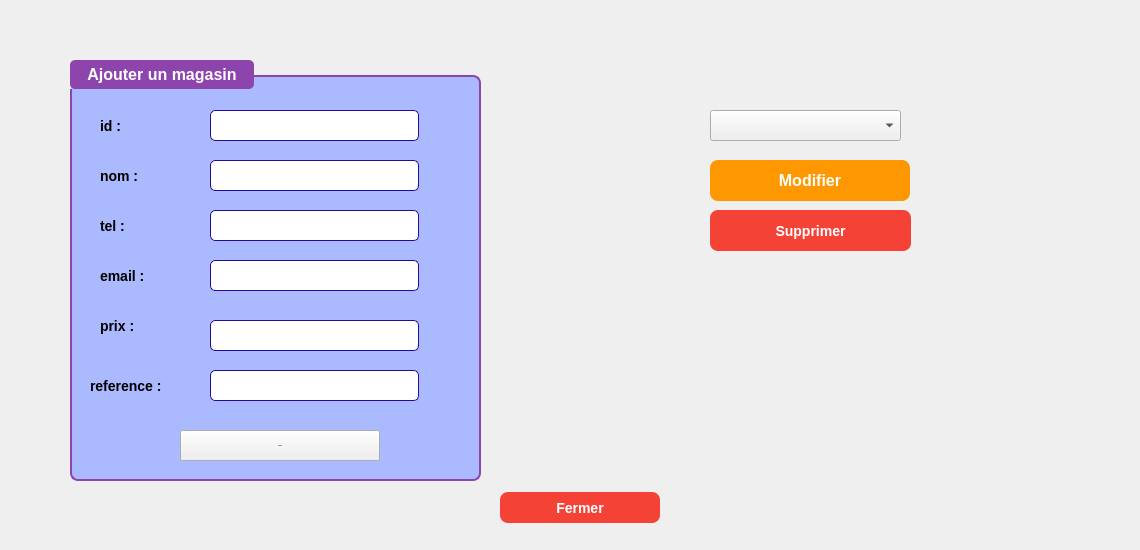
    <widget class="QWidget" name="tab1">
     <property name="styleSheet">
      <string notr="true"/>
     </property>
     <attribute name="title">
      <string>Gestion des magasin</string>
     </attribute>
     <widget class="QGroupBox" name="Sp_GroupBox_2">
      <property name="geometry">
       <rect>
        <x>70</x>
        <y>60</y>
        <width>411</width>
        <height>421</height>
       </rect>
      </property>
      <property name="styleSheet">
       <string notr="true">QGroupBox {
    background-color: rgb(171, 186, 255); /* Bleu clair */
    border: 2px solid #8e44ad; /* Bordure violette */
    border-radius: 8px;
    font-size: 16px;
    font-weight: bold;
    color: white;
    padding: 10px;
    margin-top: 15px;
}

QGroupBox::title {
    subcontrol-origin: margin;
    subcontrol-position: top left;
    padding: 5px 15px;
    background-color: #8e44ad; /* Fond du titre violet */
    color: white;
    border-radius: 5px;
}
</string>
      </property>
      <property name="title">
       <string>Ajouter un magasin</string>
      </property>
      <widget class="QLabel" name="Sp_Label_Nom_2">
       <property name="geometry">
        <rect>
         <x>30</x>
         <y>100</y>
         <width>99</width>
         <height>31</height>
        </rect>
       </property>
       <property name="font">
        <font>
         <pointsize>-1</pointsize>
         <bold>true</bold>
        </font>
       </property>
       <property name="styleSheet">
        <string notr="true">QLabel {
    color: black; /* Couleur du texte */
    font-size: 14px;
    font-weight: bold;
}
</string>
       </property>
       <property name="text">
        <string>nom :</string>
       </property>
      </widget>
      <widget class="QLabel" name="Sp_Label_DA_2">
       <property name="geometry">
        <rect>
         <x>30</x>
         <y>250</y>
         <width>101</width>
         <height>31</height>
        </rect>
       </property>
       <property name="font">
        <font>
         <pointsize>-1</pointsize>
         <bold>true</bold>
        </font>
       </property>
       <property name="styleSheet">
        <string notr="true">QLabel {
    color: black; /* Couleur du texte */
    font-size: 14px;
    font-weight: bold;
}
</string>
       </property>
       <property name="text">
        <string>prix :</string>
       </property>
      </widget>
      <widget class="QLineEdit" name="NOM_MAGASIN">
       <property name="geometry">
        <rect>
         <x>140</x>
         <y>100</y>
         <width>209</width>
         <height>31</height>
        </rect>
       </property>
       <property name="styleSheet">
        <string notr="true">QLineEdit {
		border: 1px solid #230a98;
		border-radius: 5px;
}
QLineEdit:hover {
		border: 1px solid #7359f0;
}</string>
       </property>
      </widget>
      <widget class="QLineEdit" name="ID_MAGASIN">
       <property name="geometry">
        <rect>
         <x>140</x>
         <y>50</y>
         <width>209</width>
         <height>31</height>
        </rect>
       </property>
       <property name="styleSheet">
        <string notr="true">QLineEdit {
		border: 1px solid #230a98;
		border-radius: 5px;
}
QLineEdit:hover {
		border: 1px solid #7359f0;
}</string>
       </property>
       <property name="echoMode">
        <enum>QLineEdit::EchoMode::Normal</enum>
       </property>
      </widget>
      <widget class="QLabel" name="Sp_Label_ID_2">
       <property name="geometry">
        <rect>
         <x>30</x>
         <y>50</y>
         <width>99</width>
         <height>31</height>
        </rect>
       </property>
       <property name="font">
        <font>
         <pointsize>-1</pointsize>
         <bold>true</bold>
        </font>
       </property>
       <property name="styleSheet">
        <string notr="true">QLabel {
    color: black; /* Couleur du texte */
    font-size: 14px;
    font-weight: bold;
}

</string>
       </property>
       <property name="text">
        <string>id :</string>
       </property>
      </widget>
      <widget class="QLineEdit" name="TELEPHONE_LOCATAIRE">
       <property name="geometry">
        <rect>
         <x>140</x>
         <y>150</y>
         <width>209</width>
         <height>31</height>
        </rect>
       </property>
       <property name="styleSheet">
        <string notr="true">QLineEdit {
		border: 1px solid #230a98;
		border-radius: 5px;
}
QLineEdit:hover {
		border: 1px solid #7359f0;
}</string>
       </property>
      </widget>
      <widget class="QLabel" name="Sp_Label_CIN_2">
       <property name="geometry">
        <rect>
         <x>30</x>
         <y>150</y>
         <width>99</width>
         <height>31</height>
        </rect>
       </property>
       <property name="font">
        <font>
         <pointsize>-1</pointsize>
         <bold>true</bold>
        </font>
       </property>
       <property name="styleSheet">
        <string notr="true">QLabel {
    color: black; /* Couleur du texte */
    font-size: 14px;
    font-weight: bold;
}
</string>
       </property>
       <property name="text">
        <string>tel :</string>
       </property>
      </widget>
      <widget class="QLabel" name="Sp_Label_Email_2">
       <property name="geometry">
        <rect>
         <x>30</x>
         <y>200</y>
         <width>121</width>
         <height>31</height>
        </rect>
       </property>
       <property name="font">
        <font>
         <pointsize>-1</pointsize>
         <bold>true</bold>
        </font>
       </property>
       <property name="styleSheet">
        <string notr="true">QLabel {
    color: black; /* Couleur du texte */
    font-size: 14px;
    font-weight: bold;
}
</string>
       </property>
       <property name="text">
        <string>email :</string>
       </property>
      </widget>
      <widget class="QLineEdit" name="PRIX_DE_LOCATION">
       <property name="geometry">
        <rect>
         <x>140</x>
         <y>260</y>
         <width>209</width>
         <height>31</height>
        </rect>
       </property>
       <property name="styleSheet">
        <string notr="true">QLineEdit {
		border: 1px solid #230a98;
		border-radius: 5px;
}
QLineEdit:hover {
		border: 1px solid #7359f0;
}</string>
       </property>
      </widget>
      <widget class="QPushButton" name="ajout">
       <property name="geometry">
        <rect>
         <x>110</x>
         <y>370</y>
         <width>200</width>
         <height>31</height>
        </rect>
       </property>
       <property name="font">
        <font>
         <pointsize>-1</pointsize>
         <bold>true</bold>
        </font>
       </property>
       <property name="styleSheet">
        <string notr="true"> background-color: #4CAF50; /* Fond vert */
    color: white;
    border: none;
    border-radius: 8px;  /* Coins arrondis */
    padding: 10px 20px;
    font-weight: bold;
    font-size: 16px;
    text-align: center;
    min-width: 160px; /* Largeur minimale pour le bouton */
    cursor: pointer;  /* L</string>
       </property>
       <property name="text">
        <string>Ajouter</string>
       </property>
      </widget>
      <widget class="QLineEdit" name="EMAIL_DE_MAGASIN">
       <property name="geometry">
        <rect>
         <x>140</x>
         <y>200</y>
         <width>209</width>
         <height>31</height>
        </rect>
       </property>
       <property name="styleSheet">
        <string notr="true">QLineEdit {
		border: 1px solid #230a98;
		border-radius: 5px;
}
QLineEdit:hover {
		border: 1px solid #7359f0;
}</string>
       </property>
      </widget>
      <widget class="QLineEdit" name="REFERENCE">
       <property name="geometry">
        <rect>
         <x>140</x>
         <y>310</y>
         <width>209</width>
         <height>31</height>
        </rect>
       </property>
       <property name="styleSheet">
        <string notr="true">QLineEdit {
		border: 1px solid #230a98;
		border-radius: 5px;
}
QLineEdit:hover {
		border: 1px solid #7359f0;
}</string>
       </property>
      </widget>
      <widget class="QLabel" name="Sp_Label_DA_3">
       <property name="geometry">
        <rect>
         <x>20</x>
         <y>310</y>
         <width>101</width>
         <height>31</height>
        </rect>
       </property>
       <property name="font">
        <font>
         <pointsize>-1</pointsize>
         <bold>true</bold>
        </font>
       </property>
       <property name="styleSheet">
        <string notr="true">QLabel {
    color: black; /* Couleur du texte */
    font-size: 14px;
    font-weight: bold;
}
</string>
       </property>
       <property name="text">
        <string>reference :</string>
       </property>
      </widget>
     </widget>
     <widget class="QPushButton" name="modifierButton">
      <property name="geometry">
       <rect>
        <x>710</x>
        <y>160</y>
        <width>200</width>
        <height>41</height>
       </rect>
      </property>
      <property name="font">
       <font>
        <pointsize>-1</pointsize>
        <bold>true</bold>
       </font>
      </property>
      <property name="styleSheet">
       <string notr="true">QPushButton {
    background-color: #FF9800;  /* Fond orange */
    color: white;
    border: none;
    border-radius: 8px;  /* Coins arrondis */
    padding: 10px 20px;
    font-weight: bold;
    font-size: 16px;
    text-align: center;
    min-width: 160px;  /* Largeur minimale pour le bouton */
    cursor: pointer;
}

QPushButton:hover {
    background-color: #FB8C00;  /* Orange plus foncé au survol */
}

QPushButton:pressed {
    background-color: #EF6C00;  /* Orange encore plus foncé quand cliqué */
}
</string>
      </property>
      <property name="text">
       <string>Modifier</string>
      </property>
     </widget>
     <widget class="QPushButton" name="sup">
      <property name="geometry">
       <rect>
        <x>710</x>
        <y>210</y>
        <width>201</width>
        <height>41</height>
       </rect>
      </property>
      <property name="font">
       <font>
        <pointsize>-1</pointsize>
        <bold>true</bold>
       </font>
      </property>
      <property name="styleSheet">
       <string notr="true">background-color: #f44336;  /* Couleur de fond rouge */
    color: white;
    border: none;
    border-radius: 8px;
    padding: 10px 20px;
    font-weight: bold;
    font-size: 14px;
    text-align: center;
    min-width: 120px;</string>
      </property>
      <property name="text">
       <string>Supprimer</string>
      </property>
     </widget>
     <widget class="QComboBox" name="comboBox">
      <property name="geometry">
       <rect>
        <x>710</x>
        <y>110</y>
        <width>191</width>
        <height>31</height>
       </rect>
      </property>
      <property name="styleSheet">
       <string notr="true"/>
      </property>
     </widget>
     <widget class="QPushButton" name="fermerButton_2">
      <property name="geometry">
       <rect>
        <x>500</x>
        <y>492</y>
        <width>160</width>
        <height>31</height>
       </rect>
      </property>
      <property name="font">
       <font>
        <pointsize>-1</pointsize>
        <bold>true</bold>
       </font>
      </property>
      <property name="styleSheet">
       <string notr="true">background-color: #f44336;  /* Couleur de fond rouge */
    color: white;
    border: none;
    border-radius: 8px;
    padding: 10px 20px;
    font-weight: bold;
    font-size: 14px;
    text-align: center;
    min-width: 120px;</string>
      </property>
      <property name="text">
       <string>Fermer</string>
      </property>
     </widget>
     <widget class="QLabel" name="label">
      <property name="geometry">
       <rect>
        <x>0</x>
        <y>0</y>
        <width>1131</width>
        <height>541</height>
       </rect>
      </property>
      <property name="styleSheet">
       <string notr="true">background-image: url(:/imgs/backgroundEmployes.png)</string>
      </property>
      <property name="text">
       <string/>
      </property>
     </widget>
     <zorder>label</zorder>
     <zorder>Sp_GroupBox_2</zorder>
     <zorder>modifierButton</zorder>
     <zorder>sup</zorder>
     <zorder>comboBox</zorder>
     <zorder>fermerButton_2</zorder>
    </widget>
